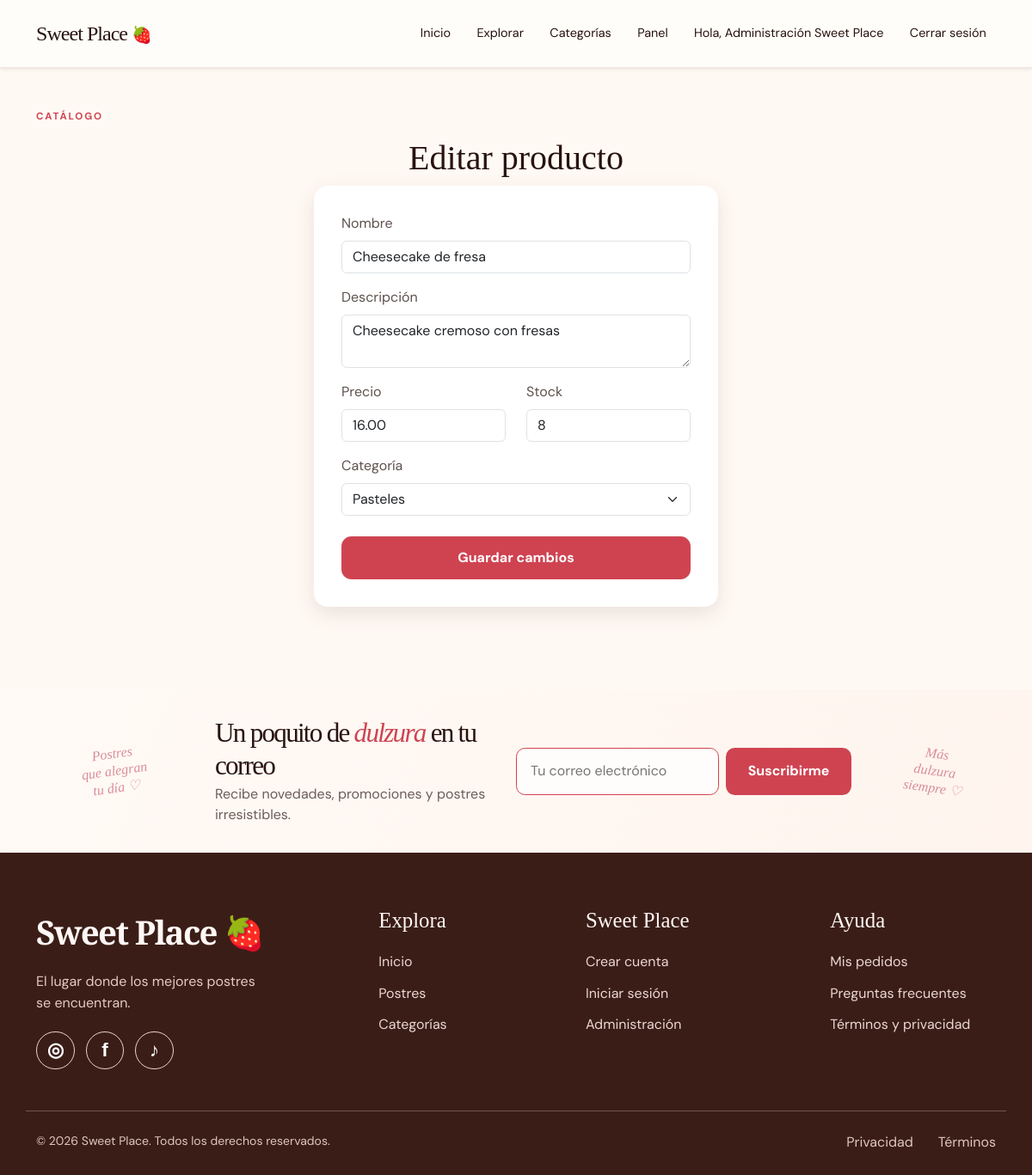
The app's page /admin/editar_producto.php?id=2 (signed in) with its own data.
### tables this page shows
CREATE TABLE productos (
    id_producto INT AUTO_INCREMENT PRIMARY KEY,
    nombre_producto VARCHAR(120) NOT NULL,
    descripcion VARCHAR(255),
    precio DECIMAL(10,2) NOT NULL,
    cantidad INT NOT NULL DEFAULT 0,
    imagen VARCHAR(255) DEFAULT NULL,
    id_categoria INT NOT NULL,
    CONSTRAINT fk_producto_categoria FOREIGN KEY (id_categoria)
        REFERENCES categorias(id_categoria)
);

CREATE TABLE categorias (
    id_categoria INT AUTO_INCREMENT PRIMARY KEY,
    nombre_categoria VARCHAR(80) NOT NULL,
    descripcion VARCHAR(255)
);

### php/util.php (called while the page is built, shortened)
<?php
function e(?string $valor): string { return htmlspecialchars((string) $valor, ENT_QUOTES, 'UTF-8'); }

### admin/form_producto.php (the view, shortened to what this page needs)
<?php
function camposProducto(array $p,array $categorias,string $accion): void { ?>
<form method="post" class="formulario-card mx-auto"><label class="form-label">Nombre</label><input class="form-control mb-3" name="nombre_producto" value="<?php echo e($p['nombre_producto']??''); ?>" required><label class="form-label">Descripción</label><textarea class="form-control mb-3" name="descripcion" required><?php echo e($p['descripcion']??''); ?></textarea><div class="row"><div class="col"><label class="form-label">Precio</label><input class="form-control mb-3" name="precio" type="number" step="0.01" min="0" value="<?php echo e((string)($p['precio']??'')); ?>" required></div><div class="col"><label class="form-label">Stock</label><input class="form-control mb-3" name="cantidad" type="number" min="0" value="<?php echo e((string)($p['cantidad']??'')); ?>" required></div></div><label class="form-label">Categoría</label><select class="form-select mb-4" name="id_categoria" required><?php foreach($categorias as $c): ?><option value="<?php echo $c['id_categoria']; ?>" <?php echo (($p['id_categoria']??0)==$c['id_categoria'])?'selected':''; ?>><?php echo e($c['nombre_categoria']); ?></option><?php endforeach; ?></select><button class="btn btn-principal w-100"><?php echo $accion; ?></button></form><?php }

### css/estilos.css (style rules this page uses)
:root { --fondo: #fff9f4; --blanco: #fffdfb; --rosa: #cf4351; --rosa-suave: #f7e4df; --chocolate: #28130e; --texto: #5e514d; --borde: #eadbd1; }
* { box-sizing: border-box; }
html { scroll-behavior: smooth; }
body { background: var(--fondo); color: var(--texto); font-family: 'DM Sans', Arial, sans-serif; min-height: 100vh; }
.btn-principal { background: var(--rosa); border: 1px solid var(--rosa); border-radius: .7rem; color: #fff; font-weight: 700; padding: .75rem 1.35rem; }
.formulario-card { background: #fff; border-radius: 1rem; box-shadow: 0 .5rem 1.5rem rgba(74, 44, 42, .12); max-width: 470px; padding: 2rem; }

### records on screen
productos: nombre_producto "Cheesecake de fresa", descripcion "Cheesecake cremoso con fresas", precio "16.00", cantidad "8", id_categoria "Pasteles"

### other values on screen
$usuarioActual['nombre'] "Administración Sweet Place"
$accion "Guardar cambios"
